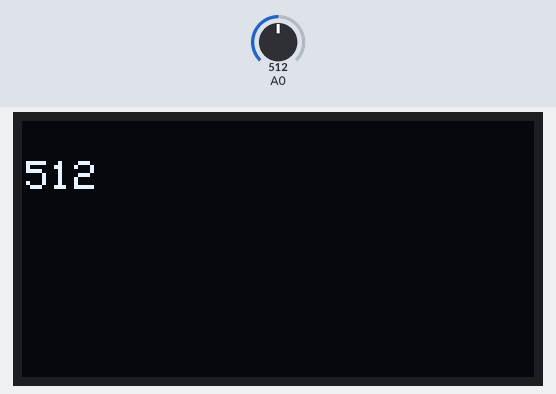
Simulated run of this sketch. Board: Arduino Uno, built with avr-gcc and run on an emulated ATmega328P. On the bench: 128×64 one-colour display. Inputs (shaded band) come from the test bench; at power-on: A0 = 512.

Above: at 1.2 s.
1.3 s: A0 set to 716
At 2.3 s:
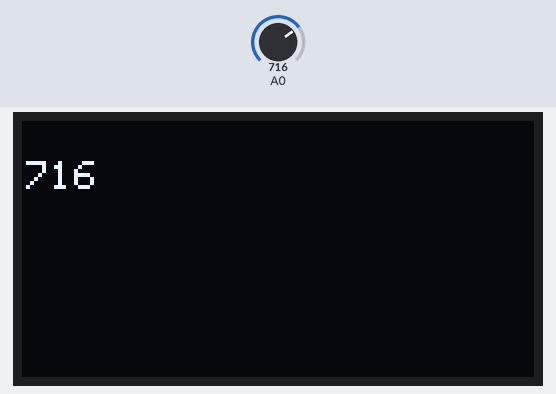
3.1 s: A0 set to 900
At 4.2 s:
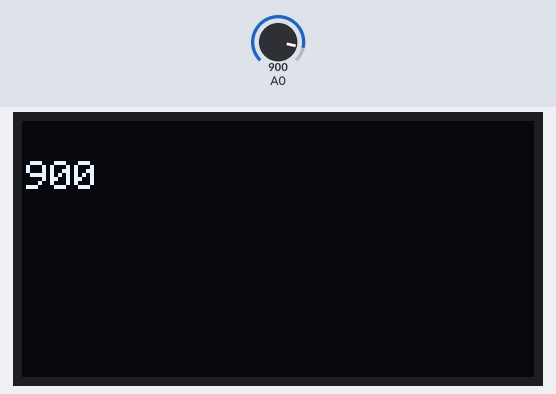
4.9 s: A0 set to 1023
At 6.0 s:
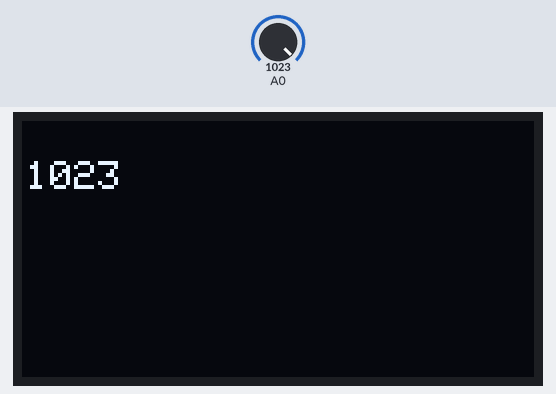
Timing chart, 0 to 7.9 s (numbered marks = the images above; inputs shaded):
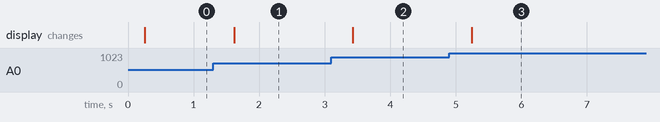

Measured:
- after the input at 1.3 s, the display: changes after 0.32 s (image 1)
- after the input at 3.1 s, the display: changes after 0.33 s (image 2)
- after the input at 4.9 s, the display: changes after 0.35 s (image 3)

The sketch:

Displaying_Sensor_Values.ino
```cpp
#include <Wire.h>
#include <Adafruit_GFX.h>
#include <Adafruit_SSD1306.h>

#define SCREEN_WIDTH 128 // OLED display width, in pixels
#define SCREEN_HEIGHT 64 // OLED display height, in pixels

// Declaration for an SSD1306 display connected to I2C (SDA, SCL pins)
Adafruit_SSD1306 display(SCREEN_WIDTH, SCREEN_HEIGHT, &Wire, -1);

int sensorValue = 0;

void setup() {
  Serial.begin(115200);

  if(!display.begin(SSD1306_SWITCHCAPVCC, 0x3C)) { // Address 0x3D for 128x64
    Serial.println(F("SSD1306 connection failed"));
    for(;;);
  }

}

void loop() {

sensorValue = analogRead(14);

delay(200);
  display.clearDisplay();

  display.setTextSize(1);
  display.setTextColor(WHITE);
  display.setCursor(1, 10);
  // Display out data

  display.println(sensorValue);
  display.display();

}
```
